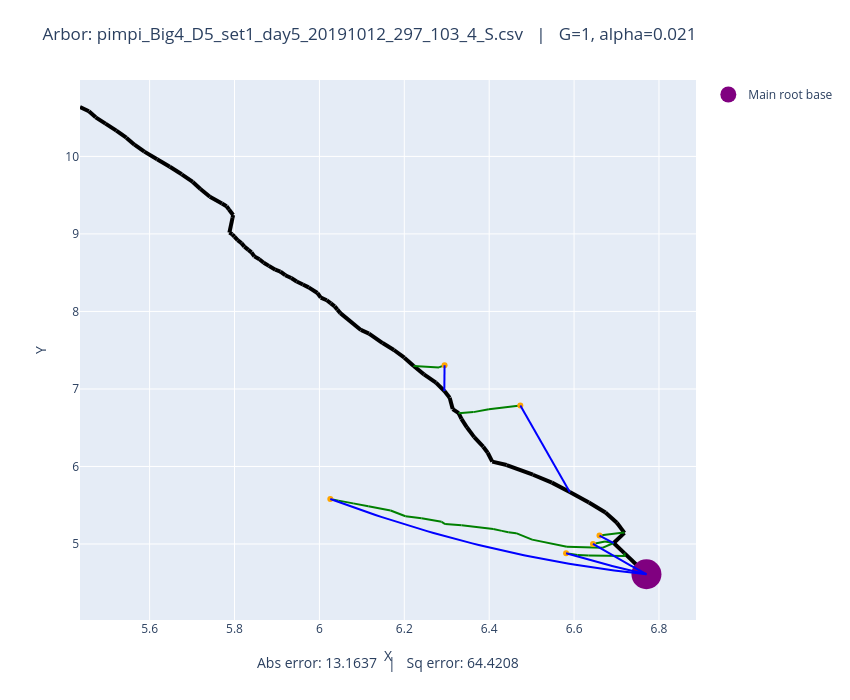

This figure's notebook cell:
### Code cell
# Plot both observed and optimized
plot_arbors(fname, 1, 0.021)

### Figure 1 — Plotly figure (JSON) as saved in the notebook; plotly's stock layout.template omitted (floating-point values rounded to 4 significant figures)
{"data": [{"line": {"color": "black", "width": 4}, "mode": "lines", "showlegend": false, "type": "scatter", "x": [6.77, 6.718], "y": [4.61, 4.882]}, {"line": {"color": "black", "width": 4}, "mode": "lines", "showlegend": false, "type": "scatter", "x": [6.718, 6.693], "y": [4.882, 5.013]}, {"line": {"color": "black", "width": 4}, "mode": "lines", "showlegend": false, "type": "scatter", "x": [6.693, 6.719], "y": [5.013, 5.144]}, {"line": {"color": "black", "width": 4}, "mode": "lines", "showlegend": false, "type": "scatter", "x": [6.719, 6.701], "y": [5.144, 5.274]}, {"line": {"color": "black", "width": 4}, "mode": "lines", "showlegend": false, "type": "scatter", "x": [6.701, 6.674], "y": [5.274, 5.406]}, {"line": {"color": "black", "width": 4}, "mode": "lines", "showlegend": false, "type": "scatter", "x": [6.674, 6.635], "y": [5.406, 5.536]}, {"line": {"color": "black", "width": 4}, "mode": "lines", "showlegend": false, "type": "scatter", "x": [6.635, 6.59], "y": [5.536, 5.672]}, {"line": {"color": "black", "width": 4}, "mode": "lines", "showlegend": false, "type": "scatter", "x": [6.59, 6.548], "y": [5.672, 5.792]}, {"line": {"color": "black", "width": 4}, "mode": "lines", "showlegend": false, "type": "scatter", "x": [6.548, 6.503], "y": [5.792, 5.894]}, {"line": {"color": "black", "width": 4}, "mode": "lines", "showlegend": false, "type": "scatter", "x": [6.503, 6.441], "y": [5.894, 6.019]}, {"line": {"color": "black", "width": 4}, "mode": "lines", "showlegend": false, "type": "scatter", "x": [6.441, 6.407], "y": [6.019, 6.063]}, {"line": {"color": "black", "width": 4}, "mode": "lines", "showlegend": false, "type": "scatter", "x": [6.407, 6.396], "y": [6.063, 6.177]}, {"line": {"color": "black", "width": 4}, "mode": "lines", "showlegend": false, "type": "scatter", "x": [6.396, 6.386], "y": [6.177, 6.255]}, {"line": {"color": "black", "width": 4}, "mode": "lines", "showlegend": false, "type": "scatter", "x": [6.386, 6.365], "y": [6.255, 6.379]}, {"line": {"color": "black", "width": 4}, "mode": "lines", "showlegend": false, "type": "scatter", "x": [6.365, 6.347], "y": [6.379, 6.505]}, {"line": {"color": "black", "width": 4}, "mode": "lines", "showlegend": false, "type": "scatter", "x": [6.347, 6.335], "y": [6.505, 6.615]}, {"line": {"color": "black", "width": 4}, "mode": "lines", "showlegend": false, "type": "scatter", "x": [6.335, 6.328], "y": [6.615, 6.688]}, {"line": {"color": "black", "width": 4}, "mode": "lines", "showlegend": false, "type": "scatter", "x": [6.328, 6.314], "y": [6.688, 6.741]}, {"line": {"color": "black", "width": 4}, "mode": "lines", "showlegend": false, "type": "scatter", "x": [6.314, 6.307], "y": [6.741, 6.888]}, {"line": {"color": "black", "width": 4}, "mode": "lines", "showlegend": false, "type": "scatter", "x": [6.307, 6.294], "y": [6.888, 6.973]}, {"line": {"color": "black", "width": 4}, "mode": "lines", "showlegend": false, "type": "scatter", "x": [6.294, 6.275], "y": [6.973, 7.082]}, {"line": {"color": "black", "width": 4}, "mode": "lines", "showlegend": false, "type": "scatter", "x": [6.275, 6.246], "y": [7.082, 7.188]}, {"line": {"color": "black", "width": 4}, "mode": "lines", "showlegend": false, "type": "scatter", "x": [6.246, 6.222], "y": [7.188, 7.296]}, {"line": {"color": "black", "width": 4}, "mode": "lines", "showlegend": false, "type": "scatter", "x": [6.222, 6.2], "y": [7.296, 7.404]}, {"line": {"color": "black", "width": 4}, "mode": "lines", "showlegend": false, "type": "scatter", "x": [6.2, 6.176], "y": [7.404, 7.502]}, {"line": {"color": "black", "width": 4}, "mode": "lines", "showlegend": false, "type": "scatter", "x": [6.176, 6.149], "y": [7.502, 7.592]}, {"line": {"color": "black", "width": 4}, "mode": "lines", "showlegend": false, "type": "scatter", "x": [6.149, 6.117], "y": [7.592, 7.715]}, {"line": {"color": "black", "width": 4}, "mode": "lines", "showlegend": false, "type": "scatter", "x": [6.117, 6.098], "y": [7.715, 7.761]}, {"line": {"color": "black", "width": 4}, "mode": "lines", "showlegend": false, "type": "scatter", "x": [6.098, 6.049], "y": [7.761, 7.978]}, {"line": {"color": "black", "width": 4}, "mode": "lines", "showlegend": false, "type": "scatter", "x": [6.049, 6.042], "y": [7.978, 8.023]}, {"line": {"color": "black", "width": 4}, "mode": "lines", "showlegend": false, "type": "scatter", "x": [6.042, 6.036], "y": [8.023, 8.065]}, {"line": {"color": "black", "width": 4}, "mode": "lines", "showlegend": false, "type": "scatter", "x": [6.036, 6.027], "y": [8.065, 8.104]}, {"line": {"color": "black", "width": 4}, "mode": "lines", "showlegend": false, "type": "scatter", "x": [6.027, 6.017], "y": [8.104, 8.145]}, {"line": {"color": "black", "width": 4}, "mode": "lines", "showlegend": false, "type": "scatter", "x": [6.017, 6.003], "y": [8.145, 8.179]}, {"line": {"color": "black", "width": 4}, "mode": "lines", "showlegend": false, "type": "scatter", "x": [6.003, 5.995], "y": [8.179, 8.238]}, {"line": {"color": "black", "width": 4}, "mode": "lines", "showlegend": false, "type": "scatter", "x": [5.995, 5.975], "y": [8.238, 8.31]}, {"line": {"color": "black", "width": 4}, "mode": "lines", "showlegend": false, "type": "scatter", "x": [5.975, 5.961], "y": [8.31, 8.347]}, {"line": {"color": "black", "width": 4}, "mode": "lines", "showlegend": false, "type": "scatter", "x": [5.961, 5.946], "y": [8.347, 8.387]}, {"line": {"color": "black", "width": 4}, "mode": "lines", "showlegend": false, "type": "scatter", "x": [5.946, 5.934], "y": [8.387, 8.431]}, {"line": {"color": "black", "width": 4}, "mode": "lines", "showlegend": false, "type": "scatter", "x": [5.934, 5.92], "y": [8.431, 8.467]}, {"line": {"color": "black", "width": 4}, "mode": "lines", "showlegend": false, "type": "scatter", "x": [5.92, 5.908], "y": [8.467, 8.515]}, {"line": {"color": "black", "width": 4}, "mode": "lines", "showlegend": false, "type": "scatter", "x": [5.908, 5.896], "y": [8.515, 8.538]}, {"line": {"color": "black", "width": 4}, "mode": "lines", "showlegend": false, "type": "scatter", "x": [5.896, 5.881], "y": [8.538, 8.588]}, {"line": {"color": "black", "width": 4}, "mode": "lines", "showlegend": false, "type": "scatter", "x": [5.881, 5.869], "y": [8.588, 8.629]}, {"line": {"color": "black", "width": 4}, "mode": "lines", "showlegend": false, "type": "scatter", "x": [5.869, 5.859], "y": [8.629, 8.673]}, {"line": {"color": "black", "width": 4}, "mode": "lines", "showlegend": false, "type": "scatter", "x": [5.859, 5.847], "y": [8.673, 8.711]}, {"line": {"color": "black", "width": 4}, "mode": "lines", "showlegend": false, "type": "scatter", "x": [5.847, 5.84], "y": [8.711, 8.762]}, {"line": {"color": "black", "width": 4}, "mode": "lines", "showlegend": false, "type": "scatter", "x": [5.84, 5.833], "y": [8.762, 8.795]}, {"line": {"color": "black", "width": 4}, "mode": "lines", "showlegend": false, "type": "scatter", "x": [5.833, 5.823], "y": [8.795, 8.836]}, {"line": {"color": "black", "width": 4}, "mode": "lines", "showlegend": false, "type": "scatter", "x": [5.823, 5.816], "y": [8.836, 8.881]}, {"line": {"color": "black", "width": 4}, "mode": "lines", "showlegend": false, "type": "scatter", "x": [5.816, 5.807], "y": [8.881, 8.919]}, {"line": {"color": "black", "width": 4}, "mode": "lines", "showlegend": false, "type": "scatter", "x": [5.807, 5.8], "y": [8.919, 8.964]}, {"line": {"color": "black", "width": 4}, "mode": "lines", "showlegend": false, "type": "scatter", "x": [5.8, 5.795], "y": [8.964, 8.995]}, {"line": {"color": "black", "width": 4}, "mode": "lines", "showlegend": false, "type": "scatter", "x": [5.795, 5.788], "y": [8.995, 9.017]}, {"line": {"color": "black", "width": 4}, "mode": "lines", "showlegend": false, "type": "scatter", "x": [5.788, 5.795], "y": [9.017, 9.208]}, {"line": {"color": "black", "width": 4}, "mode": "lines", "showlegend": false, "type": "scatter", "x": [5.795, 5.797], "y": [9.208, 9.244]}, {"line": {"color": "black", "width": 4}, "mode": "lines", "showlegend": false, "type": "scatter", "x": [5.797, 5.787], "y": [9.244, 9.315]}, {"line": {"color": "black", "width": 4}, "mode": "lines", "showlegend": false, "type": "scatter", "x": [5.787, 5.781], "y": [9.315, 9.357]}, {"line": {"color": "black", "width": 4}, "mode": "lines", "showlegend": false, "type": "scatter", "x": [5.781, 5.77], "y": [9.357, 9.392]}, {"line": {"color": "black", "width": 4}, "mode": "lines", "showlegend": false, "type": "scatter", "x": [5.77, 5.742], "y": [9.392, 9.479]}, {"line": {"color": "black", "width": 4}, "mode": "lines", "showlegend": false, "type": "scatter", "x": [5.742, 5.72], "y": [9.479, 9.58]}, {"line": {"color": "black", "width": 4}, "mode": "lines", "showlegend": false, "type": "scatter", "x": [5.72, 5.702], "y": [9.58, 9.671]}, {"line": {"color": "black", "width": 4}, "mode": "lines", "showlegend": false, "type": "scatter", "x": [5.702, 5.676], "y": [9.671, 9.77]}, {"line": {"color": "black", "width": 4}, "mode": "lines", "showlegend": false, "type": "scatter", "x": [5.676, 5.648], "y": [9.77, 9.867]}, {"line": {"color": "black", "width": 4}, "mode": "lines", "showlegend": false, "type": "scatter", "x": [5.648, 5.618], "y": [9.867, 9.965]}, {"line": {"color": "black", "width": 4}, "mode": "lines", "showlegend": false, "type": "scatter", "x": [5.618, 5.588], "y": [9.965, 10.06]}, {"line": {"color": "black", "width": 4}, "mode": "lines", "showlegend": false, "type": "scatter", "x": [5.588, 5.564], "y": [10.06, 10.15]}, {"line": {"color": "black", "width": 4}, "mode": "lines", "showlegend": false, "type": "scatter", "x": [5.564, 5.545], "y": [10.15, 10.24]}, {"line": {"color": "black", "width": 4}, "mode": "lines", "showlegend": false, "type": "scatter", "x": [5.545, 5.522], "y": [10.24, 10.33]}, {"line": {"color": "black", "width": 4}, "mode": "lines", "showlegend": false, "type": "scatter", "x": [5.522, 5.496], "y": [10.33, 10.42]}, {"line": {"color": "black", "width": 4}, "mode": "lines", "showlegend": false, "type": "scatter", "x": [5.496, 5.473], "y": [10.42, 10.5]}, {"line": {"color": "black", "width": 4}, "mode": "lines", "showlegend": false, "type": "scatter", "x": [5.473, 5.457], "y": [10.5, 10.58]}, {"line": {"color": "black", "width": 4}, "mode": "lines", "showlegend": false, "type": "scatter", "x": [5.457, 5.436], "y": [10.58, 10.64]}, {"line": {"color": "green", "width": 2}, "mode": "lines", "showlegend": false, "type": "scatter", "x": [6.66, 6.717], "y": [5.109, 5.147]}, {"line": {"color": "green", "width": 2}, "mode": "lines", "showlegend": false, "type": "scatter", "x": [6.717, 6.719], "y": [5.147, 5.144]}, {"line": {"color": "green", "width": 2}, "mode": "lines", "showlegend": false, "type": "scatter", "x": [6.645, 6.673], "y": [5.001, 5.034]}, {"line": {"color": "green", "width": 2}, "mode": "lines", "showlegend": false, "type": "scatter", "x": [6.673, 6.693], "y": [5.034, 5.013]}, {"line": {"color": "green", "width": 2}, "mode": "lines", "showlegend": false, "type": "scatter", "x": [6.026, 6.045], "y": [5.581, 5.559]}, {"line": {"color": "green", "width": 2}, "mode": "lines", "showlegend": false, "type": "scatter", "x": [6.045, 6.08], "y": [5.559, 5.524]}, {"line": {"color": "green", "width": 2}, "mode": "lines", "showlegend": false, "type": "scatter", "x": [6.08, 6.115], "y": [5.524, 5.486]}, {"line": {"color": "green", "width": 2}, "mode": "lines", "showlegend": false, "type": "scatter", "x": [6.115, 6.168], "y": [5.486, 5.433]}, {"line": {"color": "green", "width": 2}, "mode": "lines", "showlegend": false, "type": "scatter", "x": [6.168, 6.203], "y": [5.433, 5.358]}, {"line": {"color": "green", "width": 2}, "mode": "lines", "showlegend": false, "type": "scatter", "x": [6.203, 6.241], "y": [5.358, 5.332]}, {"line": {"color": "green", "width": 2}, "mode": "lines", "showlegend": false, "type": "scatter", "x": [6.241, 6.288], "y": [5.332, 5.286]}, {"line": {"color": "green", "width": 2}, "mode": "lines", "showlegend": false, "type": "scatter", "x": [6.288, 6.296], "y": [5.286, 5.257]}, {"line": {"color": "green", "width": 2}, "mode": "lines", "showlegend": false, "type": "scatter", "x": [6.296, 6.335], "y": [5.257, 5.241]}, {"line": {"color": "green", "width": 2}, "mode": "lines", "showlegend": false, "type": "scatter", "x": [6.335, 6.41], "y": [5.241, 5.194]}, {"line": {"color": "green", "width": 2}, "mode": "lines", "showlegend": false, "type": "scatter", "x": [6.41, 6.43], "y": [5.194, 5.169]}, {"line": {"color": "green", "width": 2}, "mode": "lines", "showlegend": false, "type": "scatter", "x": [6.43, 6.445], "y": [5.169, 5.151]}, {"line": {"color": "green", "width": 2}, "mode": "lines", "showlegend": false, "type": "scatter", "x": [6.445, 6.463], "y": [5.151, 5.14]}, {"line": {"color": "green", "width": 2}, "mode": "lines", "showlegend": false, "type": "scatter", "x": [6.463, 6.501], "y": [5.14, 5.056]}, {"line": {"color": "green", "width": 2}, "mode": "lines", "showlegend": false, "type": "scatter", "x": [6.501, 6.583], "y": [5.056, 4.963]}, {"line": {"color": "green", "width": 2}, "mode": "lines", "showlegend": false, "type": "scatter", "x": [6.583, 6.667], "y": [4.963, 4.951]}, {"line": {"color": "green", "width": 2}, "mode": "lines", "showlegend": false, "type": "scatter", "x": [6.667, 6.693], "y": [4.951, 5.013]}, {"line": {"color": "green", "width": 2}, "mode": "lines", "showlegend": false, "type": "scatter", "x": [6.581, 6.608], "y": [4.88, 4.86]}, {"line": {"color": "green", "width": 2}, "mode": "lines", "showlegend": false, "type": "scatter", "x": [6.608, 6.634], "y": [4.86, 4.851]}, {"line": {"color": "green", "width": 2}, "mode": "lines", "showlegend": false, "type": "scatter", "x": [6.634, 6.72], "y": [4.851, 4.845]}, {"line": {"color": "green", "width": 2}, "mode": "lines", "showlegend": false, "type": "scatter", "x": [6.72, 6.718], "y": [4.845, 4.882]}, {"line": {"color": "green", "width": 2}, "mode": "lines", "showlegend": false, "type": "scatter", "x": [6.295, 6.282], "y": [7.307, 7.278]}, {"line": {"color": "green", "width": 2}, "mode": "lines", "showlegend": false, "type": "scatter", "x": [6.282, 6.222], "y": [7.278, 7.296]}, {"line": {"color": "green", "width": 2}, "mode": "lines", "showlegend": false, "type": "scatter", "x": [6.473, 6.399], "y": [6.788, 6.737]}, {"line": {"color": "green", "width": 2}, "mode": "lines", "showlegend": false, "type": "scatter", "x": [6.399, 6.363], "y": [6.737, 6.701]}, {"line": {"color": "green", "width": 2}, "mode": "lines", "showlegend": false, "type": "scatter", "x": [6.363, 6.328], "y": [6.701, 6.688]}, {"marker": {"color": "orange"}, "mode": "markers", "showlegend": false, "type": "scatter", "x": [6.66], "y": [5.109]}, {"marker": {"color": "orange"}, "mode": "markers", "showlegend": false, "type": "scatter", "x": [6.645], "y": [5.001]}, {"marker": {"color": "orange"}, "mode": "markers", "showlegend": false, "type": "scatter", "x": [6.026], "y": [5.581]}, {"marker": {"color": "orange"}, "mode": "markers", "showlegend": false, "type": "scatter", "x": [6.581], "y": [4.88]}, {"marker": {"color": "orange"}, "mode": "markers", "showlegend": false, "type": "scatter", "x": [6.295], "y": [7.307]}, {"marker": {"color": "orange"}, "mode": "markers", "showlegend": false, "type": "scatter", "x": [6.473], "y": [6.788]}, {"marker": {"color": "purple", "size": 30}, "mode": "markers", "name": "Main root base", "type": "scatter", "x": [6.77], "y": [4.61]}, {"line": {"color": "blue"}, "mode": "lines", "showlegend": false, "type": "scatter", "x": [6.66, 6.661, 6.661, 6.662, 6.663, 6.663, 6.664, 6.665, 6.665, 6.666, 6.667, 6.667, 6.668, 6.669, 6.669, 6.67, 6.671, 6.671, 6.672, 6.673, 6.674, 6.674, 6.675, 6.676, 6.676, 6.677, 6.678, 6.678, 6.679, 6.68, 6.68, 6.681, 6.682, 6.682, 6.683, 6.684, 6.684, 6.685, 6.686, 6.686, 6.687, 6.688, 6.689, 6.689, 6.69, 6.691, 6.691, 6.692, 6.693, 6.693], "y": [5.109, 5.107, 5.105, 5.103, 5.101, 5.099, 5.097, 5.095, 5.093, 5.091, 5.089, 5.087, 5.085, 5.083, 5.082, 5.08, 5.078, 5.076, 5.074, 5.072, 5.07, 5.068, 5.066, 5.064, 5.062, 5.06, 5.058, 5.056, 5.054, 5.052, 5.05, 5.048, 5.046, 5.044, 5.042, 5.04, 5.038, 5.036, 5.034, 5.032, 5.03, 5.028, 5.026, 5.024, 5.022, 5.021, 5.019, 5.017, 5.015, 5.013]}, {"line": {"color": "blue"}, "mode": "lines", "showlegend": false, "type": "scatter", "x": [6.645, 6.647, 6.65, 6.652, 6.655, 6.657, 6.66, 6.663, 6.665, 6.668, 6.67, 6.673, 6.675, 6.678, 6.681, 6.683, 6.686, 6.688, 6.691, 6.693, 6.696, 6.699, 6.701, 6.704, 6.706, 6.709, 6.711, 6.714, 6.717, 6.719, 6.722, 6.724, 6.727, 6.729, 6.732, 6.735, 6.737, 6.74, 6.742, 6.745, 6.747, 6.75, 6.752, 6.755, 6.758, 6.76, 6.763, 6.765, 6.768, 6.77], "y": [5.001, 4.993, 4.984, 4.976, 4.968, 4.96, 4.951, 4.943, 4.935, 4.927, 4.919, 4.91, 4.902, 4.894, 4.886, 4.878, 4.87, 4.862, 4.854, 4.845, 4.837, 4.829, 4.821, 4.813, 4.805, 4.797, 4.789, 4.781, 4.774, 4.766, 4.758, 4.75, 4.742, 4.734, 4.726, 4.718, 4.71, 4.703, 4.695, 4.687, 4.679, 4.671, 4.664, 4.656, 4.648, 4.641, 4.633, 4.625, 4.617, 4.61]}, {"line": {"color": "blue"}, "mode": "lines", "showlegend": false, "type": "scatter", "x": [6.026, 6.041, 6.056, 6.071, 6.086, 6.102, 6.117, 6.132, 6.147, 6.162, 6.178, 6.193, 6.208, 6.223, 6.238, 6.254, 6.269, 6.284, 6.299, 6.314, 6.33, 6.345, 6.36, 6.375, 6.39, 6.406, 6.421, 6.436, 6.451, 6.466, 6.482, 6.497, 6.512, 6.527, 6.542, 6.558, 6.573, 6.588, 6.603, 6.618, 6.634, 6.649, 6.664, 6.679, 6.694, 6.71, 6.725, 6.74, 6.755, 6.77], "y": [5.581, 5.55, 5.52, 5.49, 5.46, 5.431, 5.403, 5.374, 5.347, 5.32, 5.293, 5.267, 5.241, 5.215, 5.19, 5.166, 5.142, 5.118, 5.095, 5.073, 5.051, 5.029, 5.008, 4.987, 4.967, 4.947, 4.928, 4.909, 4.89, 4.872, 4.855, 4.838, 4.821, 4.805, 4.789, 4.774, 4.759, 4.745, 4.731, 4.718, 4.705, 4.693, 4.681, 4.669, 4.658, 4.648, 4.637, 4.628, 4.619, 4.61]}, {"line": {"color": "blue"}, "mode": "lines", "showlegend": false, "type": "scatter", "x": [6.581, 6.585, 6.589, 6.593, 6.597, 6.6, 6.604, 6.608, 6.612, 6.616, 6.62, 6.624, 6.628, 6.631, 6.635, 6.639, 6.643, 6.647, 6.651, 6.655, 6.658, 6.662, 6.666, 6.67, 6.674, 6.678, 6.682, 6.685, 6.689, 6.693, 6.697, 6.701, 6.705, 6.709, 6.713, 6.716, 6.72, 6.724, 6.728, 6.732, 6.736, 6.74, 6.743, 6.747, 6.751, 6.755, 6.759, 6.763, 6.767, 6.77], "y": [4.88, 4.874, 4.868, 4.862, 4.855, 4.849, 4.843, 4.837, 4.831, 4.825, 4.819, 4.813, 4.807, 4.801, 4.796, 4.79, 4.784, 4.778, 4.773, 4.767, 4.761, 4.756, 4.75, 4.744, 4.739, 4.733, 4.728, 4.722, 4.717, 4.712, 4.706, 4.701, 4.695, 4.69, 4.685, 4.68, 4.675, 4.669, 4.664, 4.659, 4.654, 4.649, 4.644, 4.639, 4.634, 4.629, 4.624, 4.619, 4.615, 4.61]}, {"line": {"color": "blue"}, "mode": "lines", "showlegend": false, "type": "scatter", "x": [6.294, 6.294, 6.294, 6.294, 6.294, 6.294, 6.294, 6.294, 6.294, 6.294, 6.294, 6.294, 6.294, 6.294, 6.294, 6.294, 6.294, 6.294, 6.294, 6.295, 6.295, 6.295, 6.295, 6.295, 6.295, 6.295, 6.295, 6.295, 6.295, 6.295, 6.295, 6.295, 6.295, 6.295, 6.295, 6.295, 6.295, 6.295, 6.295, 6.295, 6.295, 6.295, 6.295, 6.295, 6.295, 6.295, 6.295, 6.295, 6.295, 6.295], "y": [6.974, 6.981, 6.988, 6.995, 7.002, 7.008, 7.015, 7.022, 7.029, 7.036, 7.042, 7.049, 7.056, 7.063, 7.07, 7.076, 7.083, 7.09, 7.097, 7.104, 7.11, 7.117, 7.124, 7.131, 7.138, 7.144, 7.151, 7.158, 7.165, 7.171, 7.178, 7.185, 7.192, 7.199, 7.205, 7.212, 7.219, 7.226, 7.233, 7.239, 7.246, 7.253, 7.26, 7.267, 7.273, 7.28, 7.287, 7.294, 7.301, 7.307]}, {"line": {"color": "blue"}, "mode": "lines", "showlegend": false, "type": "scatter", "x": [6.473, 6.476, 6.478, 6.48, 6.483, 6.485, 6.488, 6.49, 6.492, 6.495, 6.497, 6.499, 6.502, 6.504, 6.507, 6.509, 6.511, 6.514, 6.516, 6.519, 6.521, 6.523, 6.526, 6.528, 6.53, 6.533, 6.535, 6.538, 6.54, 6.542, 6.545, 6.547, 6.549, 6.552, 6.554, 6.557, 6.559, 6.561, 6.564, 6.566, 6.568, 6.571, 6.573, 6.576, 6.578, 6.58, 6.583, 6.585, 6.587, 6.59], "y": [6.788, 6.765, 6.742, 6.719, 6.696, 6.673, 6.65, 6.627, 6.604, 6.581, 6.558, 6.535, 6.512, 6.489, 6.466, 6.444, 6.421, 6.398, 6.375, 6.352, 6.329, 6.306, 6.284, 6.261, 6.238, 6.215, 6.193, 6.17, 6.147, 6.124, 6.102, 6.079, 6.056, 6.033, 6.011, 5.988, 5.965, 5.943, 5.92, 5.898, 5.875, 5.852, 5.83, 5.807, 5.785, 5.762, 5.74, 5.717, 5.694, 5.672]}], "layout": {"annotations": [{"font": {"size": 14}, "showarrow": false, "text": "Abs error: 13.1637   |   Sq error: 64.4208", "x": 0.5, "xref": "paper", "y": -0.1, "yref": "paper"}], "height": 700, "margin": {"b": 80, "t": 80}, "title": {"text": "Arbor: pimpi_Big4_D5_set1_day5_20191012_297_103_4_S.csv   |   G=1, alpha=0.021"}, "width": 850, "xaxis": {"autorange": true, "range": [5.436, 6.888], "title": {"text": "X"}, "type": "linear"}, "yaxis": {"autorange": true, "range": [4.02, 10.99], "title": {"text": "Y"}, "type": "linear"}}}
